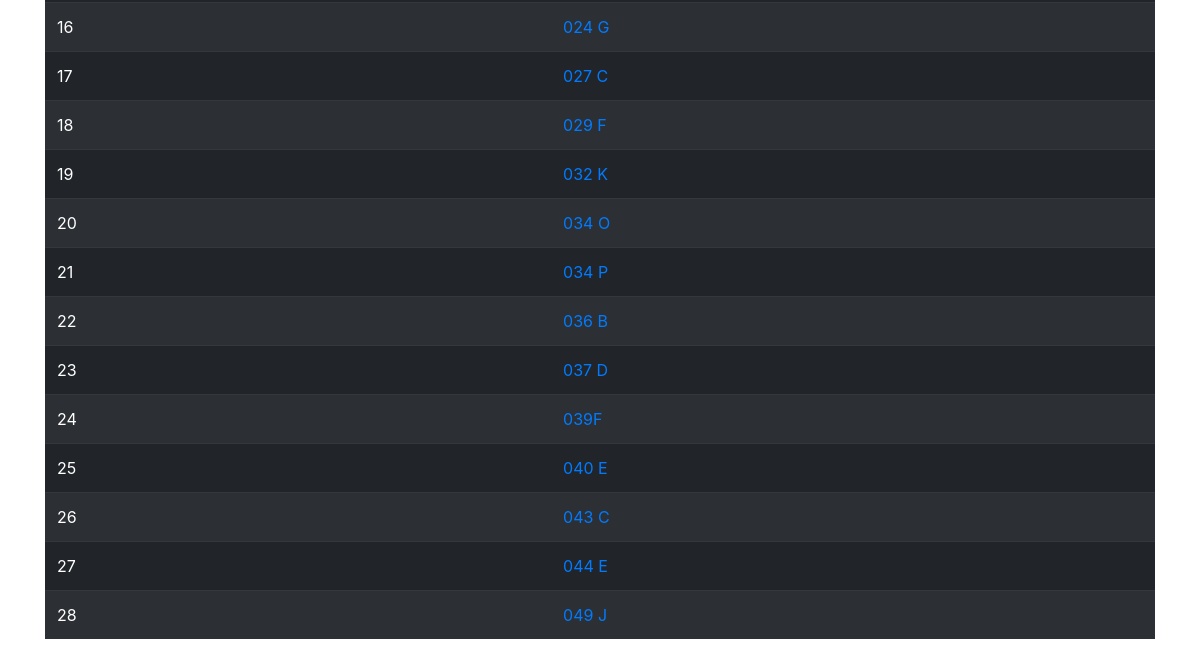
Before: /sidebyside1/recordings/ (lower part) with the older database file.
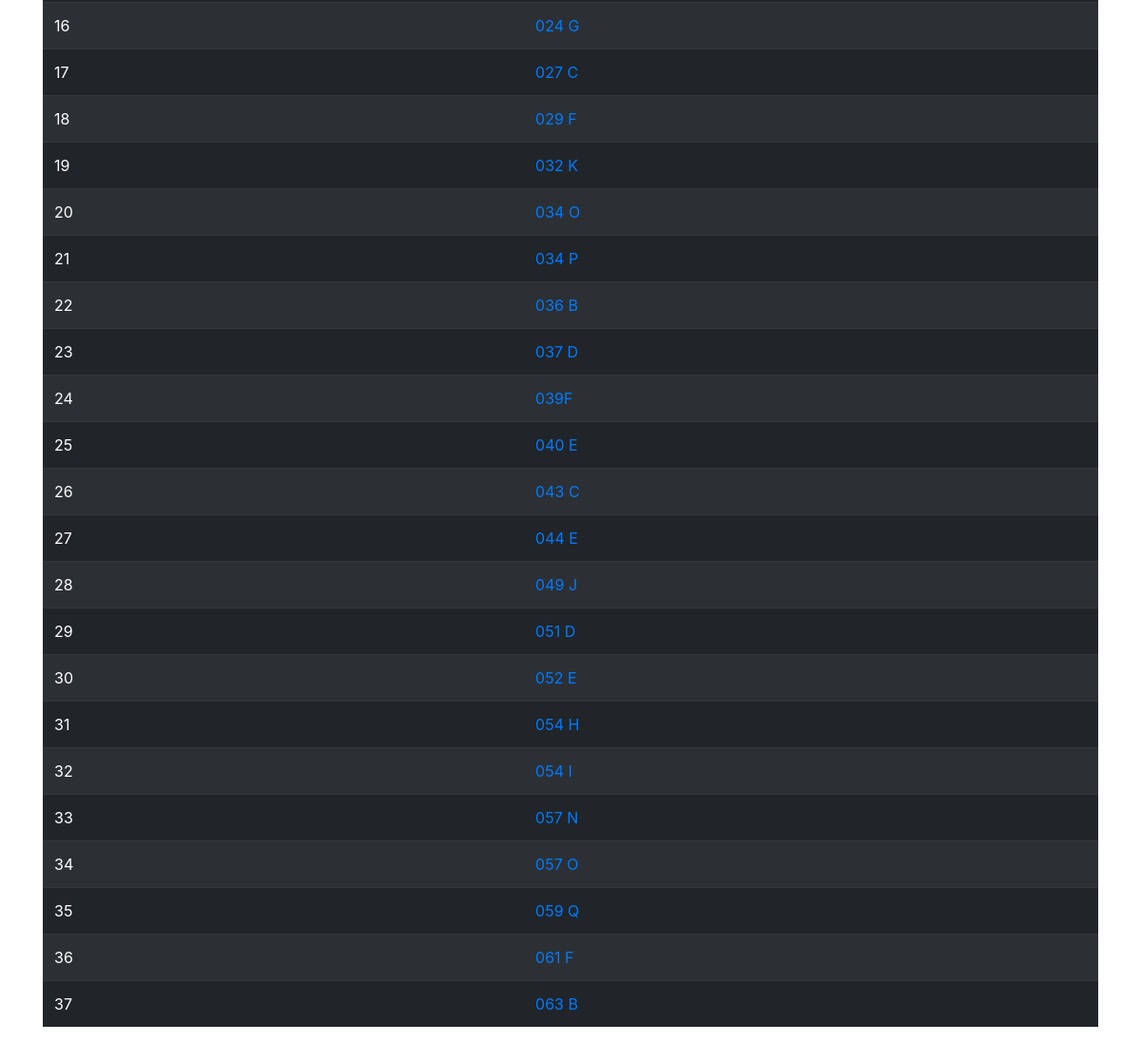
After: the same page with the newer database file.
### sidebyside1/models.py (models this page shows, shortened)
class Recording(models.Model):
    title = models.CharField(max_length=256, default='Not uploaded')
    recording = models.FileField(upload_to='sidebyside1')

### sidebyside1/views.py (the view)
# urls.py: path('recordings/', views.RecordingListView.as_view(), name='recordings'),
class RecordingListView(ListView):
    model = Recording

### sidebyside1/templates/sidebyside1/recording_list.html (shortened to what this page needs)
{% extends 'base.html' %}
{% block Body %}
    <table class="table table-striped table-dark">
        {% for recording in recording_list %}
            <tr>
                <td>{{recording.pk}}</td>
                <td><a href="{% url 'sidebyside1:detail' pk=recording.pk %}">{{recording.title}}</a></td>
            </tr>
        {% endfor %}
    </table>
{% endblock Body %}

### templates/base.html (shortened to what this page needs)
<!DOCTYPE html>
{% load staticfiles %}
<html lang="en">
<head>
    <link rel="stylesheet" href="https://stackpath.bootstrapcdn.com/bootstrap/4.1.3/css/bootstrap.min.css"
>
    <link rel="stylesheet" href="//cdn.jsdelivr.net/medium-editor/latest/css/medium-editor.min.css" type="text/css"
        media="screen" charset="utf-8">
</head>
<body>
<div class="container">
    {% block Body %}
    {% endblock Body %}
</div>
</body>
</html>

Changed rows visible on the page:
added Recording: pk "29", title "051 D"
added Recording: pk "30", title "052 E"
added Recording: pk "31", title "054 H"
added Recording: pk "32", title "054 I"
added Recording: pk "33", title "057 N"
added Recording: pk "34", title "057 O"
added Recording: pk "35", title "059 Q"
added Recording: pk "36", title "061 F"
added Recording: pk "37", title "063 B"
